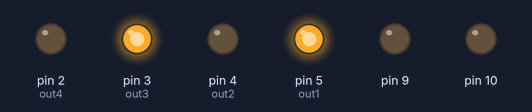
A sketch run on a simulated Arduino Uno, built with avr-gcc and run on an emulated ATmega328P. Parts: output pins drawn as LEDs (lit = HIGH).

Above: at 1.7 s.
At 8.2 s:
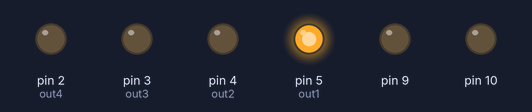
At 11.5 s:
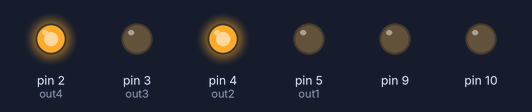
At 15.1 s:
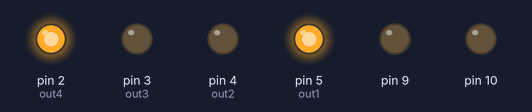
At 40.81 s:
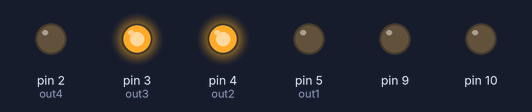
Timing chart, 0 to 48.4 s (numbered marks = the images above):
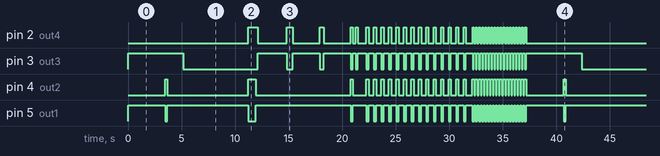

The sketch:

sketch_apr7a_copy_20250527114502.ino
```cpp
int out1 = 5;
int out2 = 4;
int out3 = 3;
int out4 = 2;


void setup() {
  // put your setup code here, to run once:
   pinMode(out1, OUTPUT);
  pinMode(out2, OUTPUT);
  pinMode(out3,   OUTPUT);
  pinMode(out4, OUTPUT);

  //(Optional)
  pinMode(9,   OUTPUT);
  pinMode(10, OUTPUT);
  //(Optional)
}

static void w(int i){

 digitalWrite(out1,HIGH);
 digitalWrite(out2, LOW);
 digitalWrite(out3, HIGH);
 digitalWrite(out4, LOW);
 delay(i);
 digitalWrite(out1, LOW);
 digitalWrite(out2, LOW);
 digitalWrite(out3, LOW);
 digitalWrite(out4, LOW);
}

static void s(int i){

 digitalWrite(out1,LOW );
 digitalWrite(out2, HIGH);
 digitalWrite(out3, LOW);
 digitalWrite(out4, HIGH);
 delay(i);
 digitalWrite(out1, LOW);
 digitalWrite(out2, LOW);
 digitalWrite(out3, LOW);
 digitalWrite(out4, LOW);
}
static void a(int i){

 digitalWrite(out1,LOW );
 digitalWrite(out2, HIGH);
 digitalWrite(out3, HIGH);
 digitalWrite(out4, LOW);
 delay(i*8.6);
 digitalWrite(out1, LOW);
 digitalWrite(out2, LOW);
 digitalWrite(out3, LOW);
 digitalWrite(out4, LOW);
}
static void d(int i){

 digitalWrite(out1,HIGH );
 digitalWrite(out2, LOW);
 digitalWrite(out3, LOW);
 digitalWrite(out4, HIGH);
 delay(i*8.6);
 digitalWrite(out1, LOW);
 digitalWrite(out2, LOW);
 digitalWrite(out3, LOW);
 digitalWrite(out4, LOW);
}
static void manD(int i){

 digitalWrite(out1,HIGH );
 digitalWrite(out2, LOW);
 digitalWrite(out3, LOW);
 digitalWrite(out4, LOW);
 delay(i*8.66666);
 digitalWrite(out1, LOW);
 digitalWrite(out2, LOW);
 digitalWrite(out3, LOW);
 digitalWrite(out4, LOW);
}
static void stop(int i){
  delay(i);
}
static void out (){
  for (int i = 0; i < 3; i++){
   w(100);
   a(5);
 s(100);
   a(5);
 w(100);
   a(5);
 s(100);
   a(5);
 w(100);
   a(5);
 s(100);
   a(5);
 w(100);
   a(5);
 s(100);
   a(5);
 w(100);
   a(5);
 s(100);
   a(5);
 w(100);
   a(5);
 s(100);
   a(5);
   }
}
void loop() {
   // put your main code here, to run repeatedly:

  //Controlling speed (0   = off and 255 = max speed):     ,,,,,,,,,,,,
  //(Optional)
  //analogWrite(9, 255); //ENA   pin
 // analogWrite(10, 255); //ENB pin
  //(Optional)
w(3500);
a(20);
w(1500);
manD(700);
s(700);
d(20);
w(2700);
d(70);
w(2500);
d(45);
w(2500);
s(200);
w(300);
d(20);
w(800);


s(200);
w(500);
s(200);
w(500);
s(200);
w(500);
s(200);
w(500);
s(200);
w(500);
s(200);
w(500);
s(200);
w(500);
s(200);
w(500);
s(200);
w(500);
s(200);
w(500);
s(200);
w(500);
s(200);
w(500);
s(200);
w(500);
s(200);
w(500);


out();

  //s(2000);
}
```

Measured:
- by itself, pin 2 (out4), pin 3 (out3), pin 4 (out2), pin 5 (out1): moves between LOW and HIGH, repeating every 37.2 s
- by itself, everything shown: repeats every 37.2 s, in 114 steps
